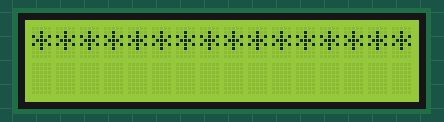
A sketch run on a simulated Arduino Uno, built with avr-gcc and run on an emulated ATmega328P. Parts: 16×2 character LCD. What the sketch prints to the serial monitor is not drawn.

Above: at 0.1 s.
At 4.1 s:
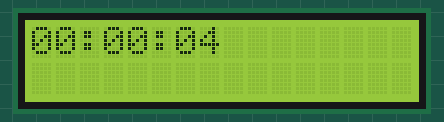
At 9.1 s:
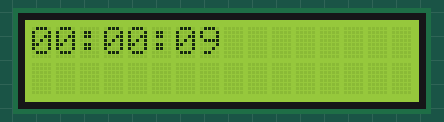
At 19.1 s:
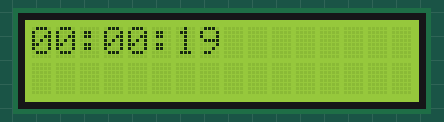
At 28.1 s:
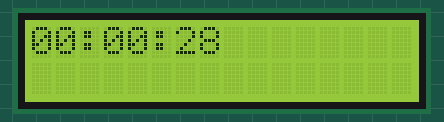
At 38.1 s:
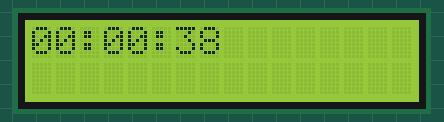

The sketch:

indicator-sketch.ino
```cpp
// Подключаем библиотеку для работы с жидкокристаллическим
// экраном (англ. Liquid Crystal Display или просто LCD)
#include <LiquidCrystalRus.h>

#include <MsTimer2.h>

// Объявляем объект, для управления дисплеем. Для его создания
// необходимо указать номера пинов, к которым он подключен в
// порядке:       RS   E DB5 DB6 DB7 DB8
LiquidCrystalRus lcd(13, 12, 11, 10,  9,  8);

byte degreeCelsius[8] = {
  B00110,
  B01001,
  B01001,
  B00110,
  B00000,
  B00000,
  B00000,
};

volatile unsigned ticks = 0;

void tick() {
  ++ticks;
}

void setup() {
  // начинаем работу с экраном. Сообщаем объекту количество
  // строк и столбцов. Опять же, вызывать pinMode не требуется:
  // функция begin сделает всё за нас
  lcd.begin(16, 2);
  // печатаем сообщение на первой строке
  lcd.print("****************");
  lcd.createChar('\1', degreeCelsius);

//  Serial.begin(115200);
  Serial.begin(9600);
  Serial.println("Ok");

  MsTimer2::set(1000, tick);
  MsTimer2::start();
}

bool readln(String &str, unsigned timeout = 0) {
  char c;
  if (timeout)
    ticks = 0;
  while (true) {
    while (!Serial.available()) {
      if (timeout && (ticks >= timeout))
        return false;
    }
    c = Serial.read();
    if (c == '\n') {
      MsTimer2::start();
      return true;
    }
    if (c == '\r') continue;
    str += c;
  }
}

// Увеличивает 2х символов, представляющих время.
// Возврашает признак переноса
bool incstrtime(char *p, bool hours = false) {
  if (hours && p[0] == '2' && p[1] == '3') {
    p[0] = p[1] = '0';
    return true;
  }
  if (p[1] < '9') {
    p[1] += 1;
    return false;
  }
  else {
    p[1] = '0';
    if (p[0] < '5') {
      p[0] += 1;
      return false;
    }
    p[0] = '0';
    return true;
  }
}

void loop() {
  String line1("00:00:00");
  while (true) {
    String line, line2;
    if (readln(line, 1) && readln(line2, 1))
      line1 = line;
    else {
      line2 = "                ";
      line1.remove(8, -1);
      line1 += "        ";
      incstrtime(&line1[6]) && incstrtime(&line1[3]) && incstrtime(&line1[0], true);
    }

    // устанавливаем курсор, колонку 0, строку 1. На деле — это
    // левый квадрат 2-й строки, т.к. нумерация начинается с нуля
    lcd.setCursor(0, 0);
    lcd.print(line1);

    lcd.setCursor(0, 1);
    lcd.print(line2);
  }
}
```

Measured:
- what the display in image 1 shows lasts 1.0 s, from 4.1 s to 5.1 s
